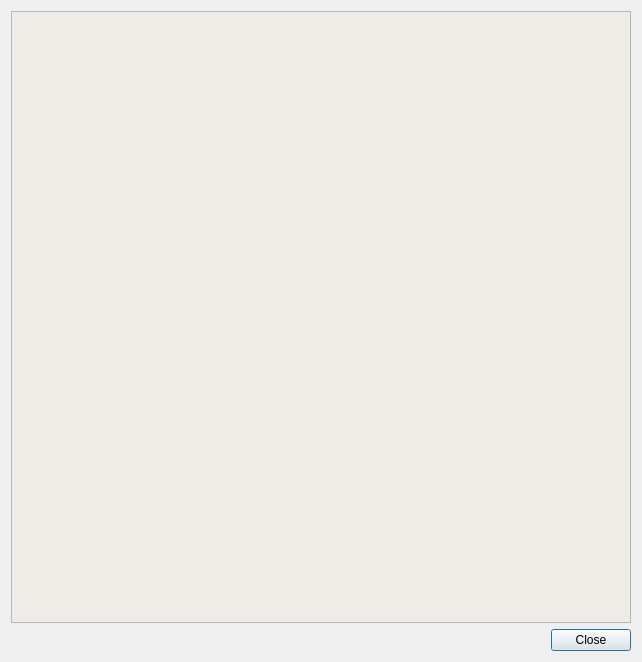
<?xml version="1.0" encoding="UTF-8"?>
<ui version="4.0">
 <class>fitsHeaderDlg</class>
 <widget class="QDialog" name="fitsHeaderDlg">
  <property name="geometry">
   <rect>
    <x>0</x>
    <y>0</y>
    <width>642</width>
    <height>662</height>
   </rect>
  </property>
  <property name="windowTitle">
   <string>Dialog</string>
  </property>
  <layout class="QVBoxLayout" name="verticalLayout">
   <item>
    <widget class="QTextBrowser" name="headerArea">
     <property name="enabled">
      <bool>true</bool>
     </property>
     <property name="sizePolicy">
      <sizepolicy hsizetype="Expanding" vsizetype="Expanding">
       <horstretch>0</horstretch>
       <verstretch>0</verstretch>
      </sizepolicy>
     </property>
     <property name="palette">
      <palette>
       <active>
        <colorrole role="Base">
         <brush brushstyle="SolidPattern">
          <color alpha="255">
           <red>239</red>
           <green>235</green>
           <blue>231</blue>
          </color>
         </brush>
        </colorrole>
       </active>
       <inactive>
        <colorrole role="Base">
         <brush brushstyle="SolidPattern">
          <color alpha="255">
           <red>239</red>
           <green>235</green>
           <blue>231</blue>
          </color>
         </brush>
        </colorrole>
       </inactive>
       <disabled>
        <colorrole role="Base">
         <brush brushstyle="SolidPattern">
          <color alpha="255">
           <red>255</red>
           <green>255</green>
           <blue>255</blue>
          </color>
         </brush>
        </colorrole>
       </disabled>
      </palette>
     </property>
     <property name="readOnly">
      <bool>true</bool>
     </property>
     <property name="html">
      <string>&lt;!DOCTYPE HTML PUBLIC &quot;-//W3C//DTD HTML 4.0//EN&quot; &quot;http://www.w3.org/TR/REC-html40/strict.dtd&quot;&gt;
&lt;html&gt;&lt;head&gt;&lt;meta name=&quot;qrichtext&quot; content=&quot;1&quot; /&gt;&lt;style type=&quot;text/css&quot;&gt;
p, li { white-space: pre-wrap; }
&lt;/style&gt;&lt;/head&gt;&lt;body style=&quot; font-family:'Sans'; font-size:10pt; font-weight:400; font-style:normal;&quot;&gt;
&lt;p style=&quot;-qt-paragraph-type:empty; margin-top:0px; margin-bottom:0px; margin-left:0px; margin-right:0px; -qt-block-indent:0; text-indent:0px;&quot;&gt;&lt;/p&gt;&lt;/body&gt;&lt;/html&gt;</string>
     </property>
     <property name="textInteractionFlags">
      <set>Qt::LinksAccessibleByKeyboard|Qt::LinksAccessibleByMouse|Qt::TextBrowserInteraction|Qt::TextSelectableByKeyboard|Qt::TextSelectableByMouse</set>
     </property>
    </widget>
   </item>
   <item>
    <widget class="QDialogButtonBox" name="buttonBox">
     <property name="orientation">
      <enum>Qt::Horizontal</enum>
     </property>
     <property name="standardButtons">
      <set>QDialogButtonBox::Close</set>
     </property>
    </widget>
   </item>
  </layout>
 </widget>
 <resources/>
 <connections>
  <connection>
   <sender>buttonBox</sender>
   <signal>accepted()</signal>
   <receiver>fitsHeaderDlg</receiver>
   <slot>accept()</slot>
   <hints>
    <hint type="sourcelabel">
     <x>248</x>
     <y>254</y>
    </hint>
    <hint type="destinationlabel">
     <x>157</x>
     <y>274</y>
    </hint>
   </hints>
  </connection>
  <connection>
   <sender>buttonBox</sender>
   <signal>rejected()</signal>
   <receiver>fitsHeaderDlg</receiver>
   <slot>reject()</slot>
   <hints>
    <hint type="sourcelabel">
     <x>316</x>
     <y>260</y>
    </hint>
    <hint type="destinationlabel">
     <x>286</x>
     <y>274</y>
    </hint>
   </hints>
  </connection>
 </connections>
</ui>
